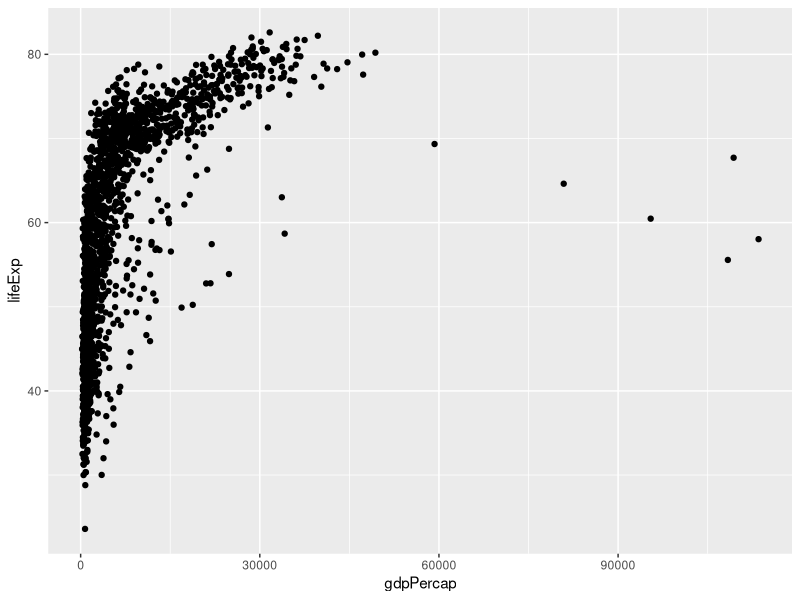
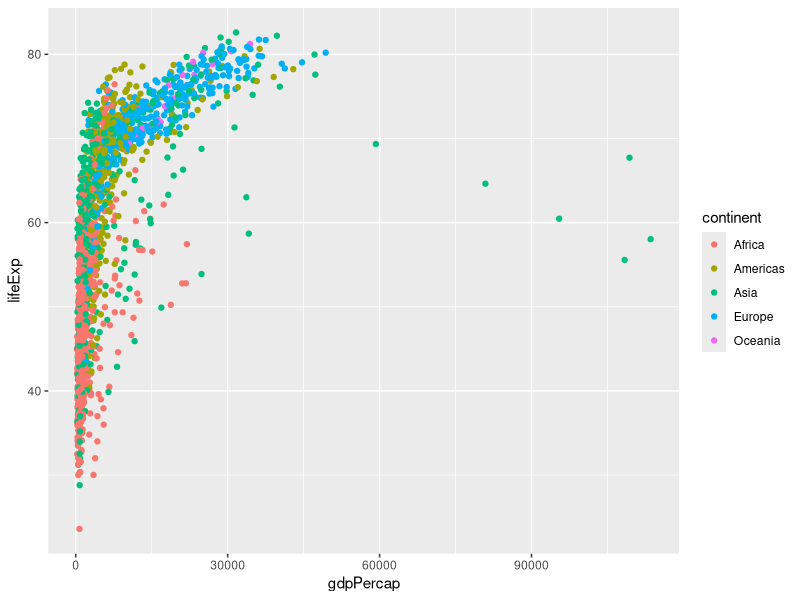
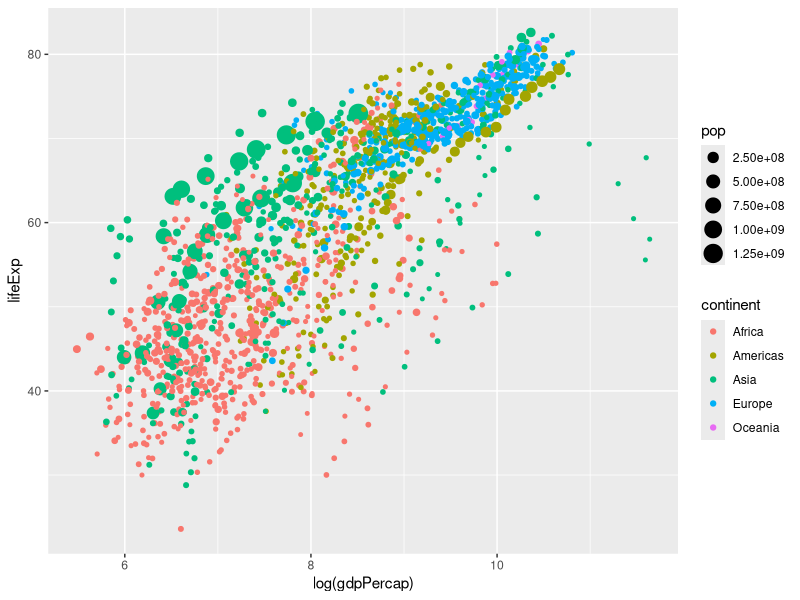
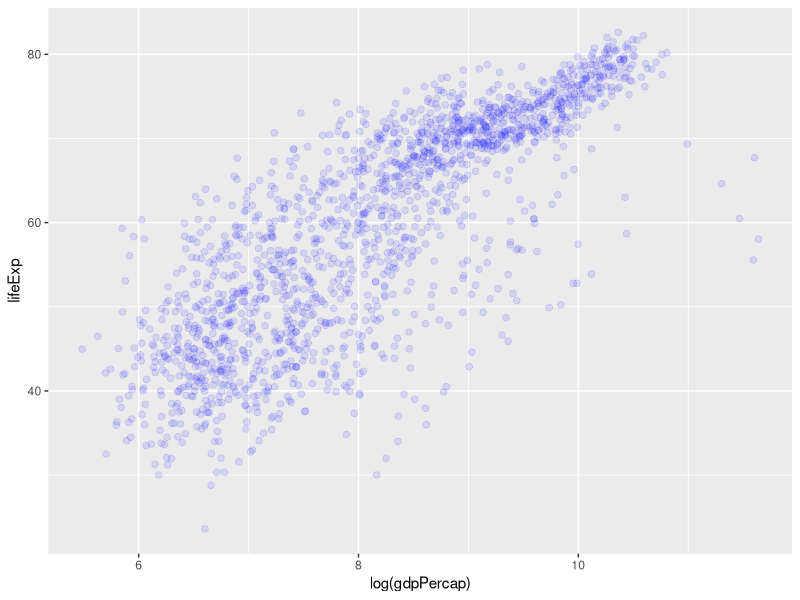
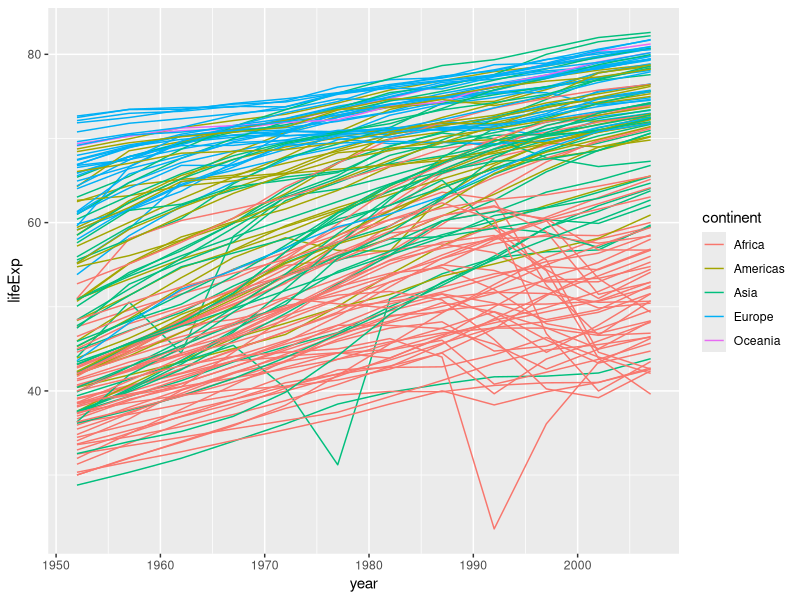
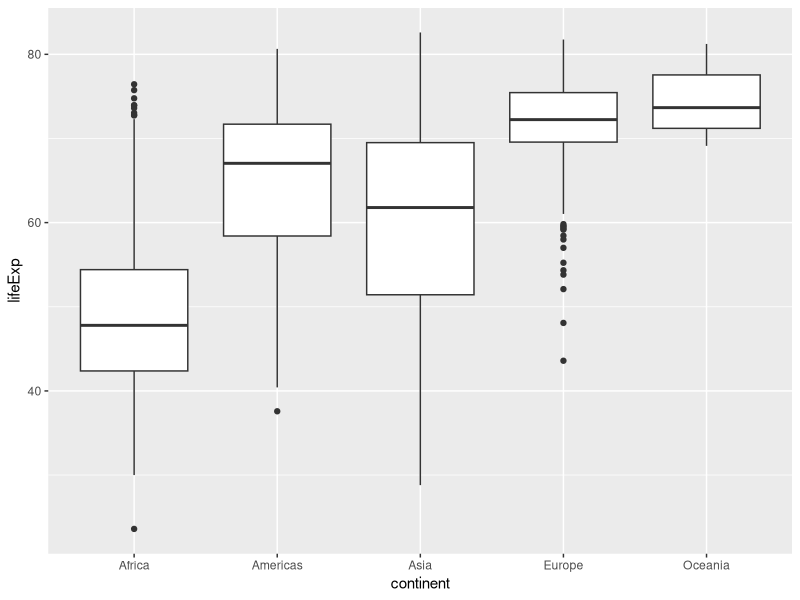
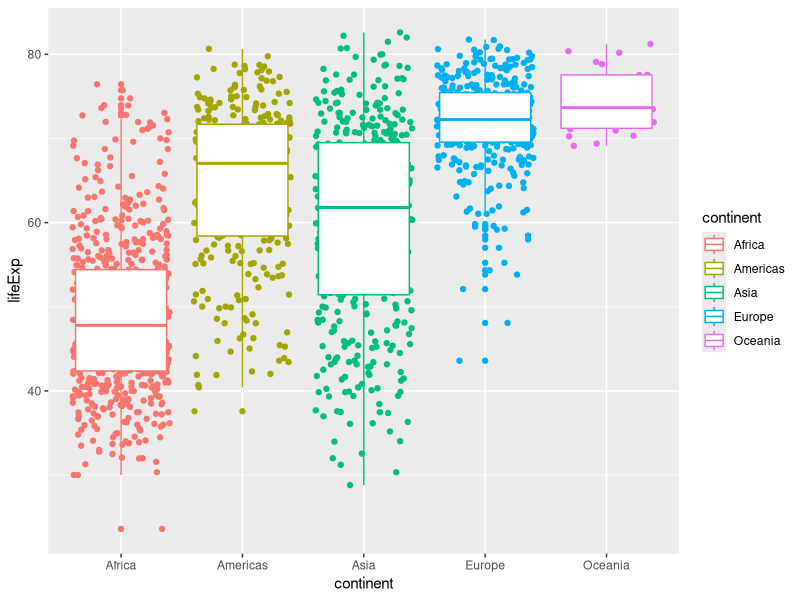
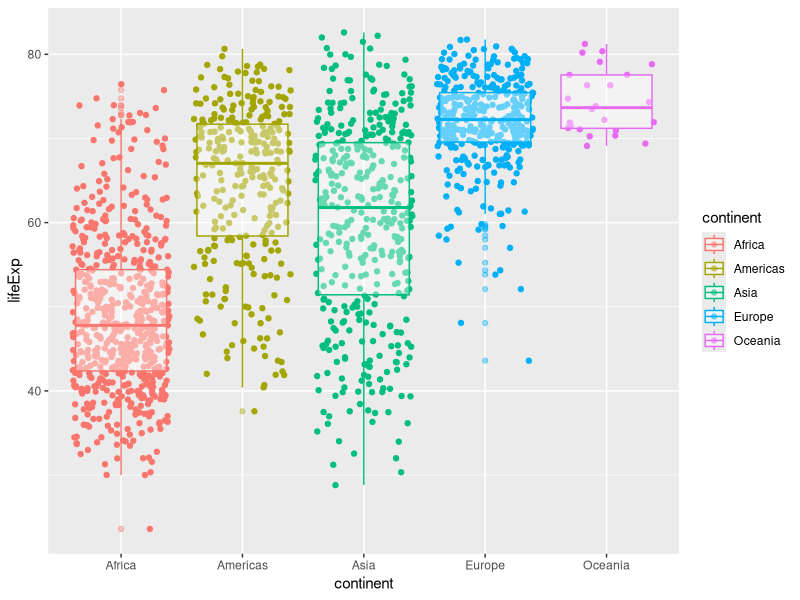

These charts were generated, in order, by the following R code:
## ---- chunk 1
knitr::opts_chunk$set(echo = TRUE)
## ---- chunk 2
packagelist <- c("tidyverse", "maps")
lapply(packagelist, library, character.only = TRUE)
## ---- chunk 3
GapMinder <- read_csv("./Data/gapminder-FiveYearData.csv")
## ---- chunk 4
ggplot(data = GapMinder) +
    geom_point(mapping = aes(x = gdpPercap, y = lifeExp))
## ---- chunk 5
ggplot(data = GapMinder) +
    geom_jitter(mapping = aes(x = gdpPercap, y = lifeExp, color = continent))
## ---- chunk 6
ggplot(data = GapMinder) +
    geom_point(mapping = aes(x = log(gdpPercap), y = lifeExp, color = continent, size = pop))
## ---- chunk 7
ggplot(data = GapMinder) +
    geom_point(mapping = aes(x = log(gdpPercap), y = lifeExp), 
               alpha = 0.1, 
               size = 2, 
               color = "blue",
               size = 2)
## ---- chunk 8
ggplot(data = GapMinder) +
    geom_line(mapping = aes(x =year, 
                            y = lifeExp,
                            group = country,
                            color = continent))
## ---- chunk 9
ggplot(data = GapMinder) +
    geom_boxplot(mapping = aes(x =continent, 
                            y = lifeExp))
## ---- chunk 10
ggplot(data = GapMinder) +
    geom_jitter(mapping = aes(x = continent,
                              y = lifeExp,
                              color = continent)) +
    geom_boxplot(mapping = aes(x =continent, 
                            y = lifeExp, 
                            color = continent))
## ---- chunk 11
ggplot(data = GapMinder, mapping = aes(x =continent, 
                            y = lifeExp, 
                            color = continent)) +
    geom_jitter() +
    geom_boxplot(alpha = 0.4)
## ---- chunk 12
ggplot(data = GapMinder, 
       mapping = aes(x =log(gdpPercap), 
                     y = lifeExp, 
                     color = continent)) +
    geom_jitter(alpha = 0.2) +
    geom_smooth(method = "lm")
## ---- chunk 13
ggplot(data = GapMinder, 
       mapping = aes(x =log(gdpPercap), 
                     y = lifeExp)) +
    geom_jitter(mapping = aes(color = continent), alpha = 0.2) +
    geom_smooth(method = "lm")
## ---- chunk 14
GapMinder %>% 
    mutate(year = as.factor(year)) %>% 
    ggplot(aes(x = year, y = lifeExp)) +
    geom_boxplot()
## ---- chunk 15
GapMinder %>% 
    mutate(year = as.factor(year)) %>% 
    ggplot(aes(x = year, 
               y = log(gdpPercap))) +
    geom_boxplot()
## ---- chunk 16
GapMinder %>% 
    ggplot(aes(x = lifeExp, y = log(gdpPercap))) +
    geom_density2d()
## ---- chunk 17
GapMinder %>% 
    ggplot(aes(x = gdpPercap, 
               y = lifeExp)) +
    geom_point() + 
    geom_smooth(method = "loess") +
    scale_x_log10() +
    facet_wrap(~continent)
## ---- chunk 18
GapMinder %>% 
    mutate(year = as.factor(year)) %>% 
    ggplot(aes(x = gdpPercap, 
               y = lifeExp)) +
    geom_point() + 
    geom_smooth(method = "lm") +
    scale_x_log10() +
    facet_wrap(~year)
## ---- chunk 19
GapMinder %>% 
    mutate(year = as.factor(year)) %>% 
    ggplot(aes(x = gdpPercap, 
               y = lifeExp,
               group = year)) +
    geom_point() + 
    geom_smooth(method = "lm") +
    scale_x_log10() +
    facet_wrap(~continent)
## ---- chunk 20
GapMinder %>% 
    filter(year == 2007) %>% 
    ggplot() +
    geom_bar(mapping = aes(x = continent), stat = "count")
## ---- chunk 21
GapMinder %>% 
    filter(year == 2007, continent == "Oceania") %>% 
    ggplot() +
    geom_bar(mapping = aes(x = country), 
             stat = "count")
## ---- chunk 22
GapMinder %>% 
    filter(year == 2007, continent == "Oceania") %>% 
    ggplot() +
    geom_bar(mapping = aes(x = country, 
                           y = pop), 
             stat = "identity")
## ---- chunk 23
GapMinder %>% 
    filter(year == 2007, continent == "Asia") %>% 
    ggplot() +
    geom_bar(mapping = aes(x = country, 
                           y = pop), 
             stat = "identity")
## ---- chunk 24
GapMinder %>% 
    filter(year == 2007, continent == "Asia") %>% 
    ggplot() +
    geom_bar(mapping = aes(x = country, 
                           y = pop), 
             stat = "identity") +
    coord_flip()
## ---- chunk 25
GapMinder %>% 
    mutate(year = as.factor(year)) %>% 
    ggplot(aes(x = gdpPercap, 
               y = lifeExp,
               color = continent)) +
    geom_point() + 
    scale_x_log10() +
    facet_wrap(~year)
## ---- chunk 26
GapMinder %>% 
    mutate(year = as.factor(year)) %>% 
    ggplot(aes(x = gdpPercap, 
               y = lifeExp,
               color = continent,
               size = pop/10^6)) +
    geom_point() + 
    scale_x_log10() +
    facet_wrap(~year)
## ---- chunk 27
GapMinder %>% 
    mutate(year = as.factor(year)) %>% 
    ggplot(aes(x = gdpPercap, 
               y = lifeExp,
               color = continent,
               size = pop/10^6)) +
    geom_point() + 
    scale_x_log10() +
    facet_wrap(~year) +
    labs(title = "GDP per capita per year per continent",
         subtitle = "In the last 50 years, life expectancy has improved in most countries of the world",
         caption = "Gapminder foundation, gapminder.com",
         x = "GDP per capita in ''000 USD",
         y = "Life expectancy",
         color = "Continent",
         size = "Population, millions")
## ---- chunk 28
ggsave("my_fancy_plot.png", 
       path = "./Plots", 
       device = "png", 
       dpi = 300)
## ---- chunk 29
# base R
rep("This is an example", times = 3)

# tidy R
"This is an example" %>% 
    rep(3)
## ---- chunk 30
# base R
year_country_gdp <- select(GapMinder, year, country, gdpPercap)
# dplyr
year_country_gdp <- GapMinder %>% 
    select(year, country, gdpPercap)
## ---- chunk 31
GapMinder %>% 
    filter(year == 2002) %>% 
    ggplot(mapping = aes(x = continent, y = pop)) +
    geom_boxplot()
## ---- chunk 32
year_country_gdp_euro <- GapMinder %>% 
    filter(continent == "Europe") %>% 
    select(year, country, gdpPercap)
## ---- chunk 33
country_lifeExp_Norway <- GapMinder %>% 
    filter(country=="Norway") %>% 
    select(gdpPercap, lifeExp, year) 
## ---- chunk 34
GapMinder %>% 
    group_by(continent)
## ---- chunk 35
GapMinder %>% 
    group_by(continent) %>% 
    summarize(mean_gdpPercap = mean(gdpPercap))
## ---- chunk 36
GapMinder %>% 
    summarize(mean_gdpPercap = mean(gdpPercap))
## ---- chunk 37
GapMinder %>% 
    group_by(continent) %>% 
    summarize(mean_gdpPercap = mean(gdpPercap)) %>% 
    ggplot(aes(x = continent, y = mean_gdpPercap)) +
    geom_point()
## ---- chunk 38
GapMinder %>% 
    filter(continent == "Asia") %>% 
    group_by(country) %>% 
    summarize(avgLifeExp = mean(lifeExp)) %>% 
    filter(avgLifeExp== min(avgLifeExp) | avgLifeExp == max(avgLifeExp))
## ---- chunk 39
GapMinder %>% 
    filter(continent == "Asia") %>% 
    group_by(country) %>% 
    summarize(avgLifeExp = mean(lifeExp)) %>% 
    ggplot(aes(x=reorder(country, avgLifeExp), y =avgLifeExp)) +
    geom_bar(stat = "identity") +
    coord_flip()
## ---- chunk 40
GapMinder %>% 
    mutate(gdp_billion = gdpPercap*pop/10^9) %>% 
    group_by(continent, year) %>% 
    summarize(mean_gdp_billion = mean(gdp_billion))
## ---- chunk 41
library(maps)

GapMinder_country_summary <- GapMinder %>% 
    group_by(country) %>% 
    summarize(mean_lifeExp = mean(lifeExp))

map_data("world")  %>% 
    rename(country = region) %>% 
    left_join(GapMinder_country_summary, by = "country") %>% 
    ggplot() +
    geom_polygon(aes(x = long, y = lat, group = group, fill = mean_lifeExp)) +
    scale_fill_gradient(low = "blue", high = "red") +
    coord_equal()
    
## ---- chunk 42
unique(GapMinder$country)
## ---- chunk 43
GapMinder$country[GapMinder$country == "United States"] <- "USA"
